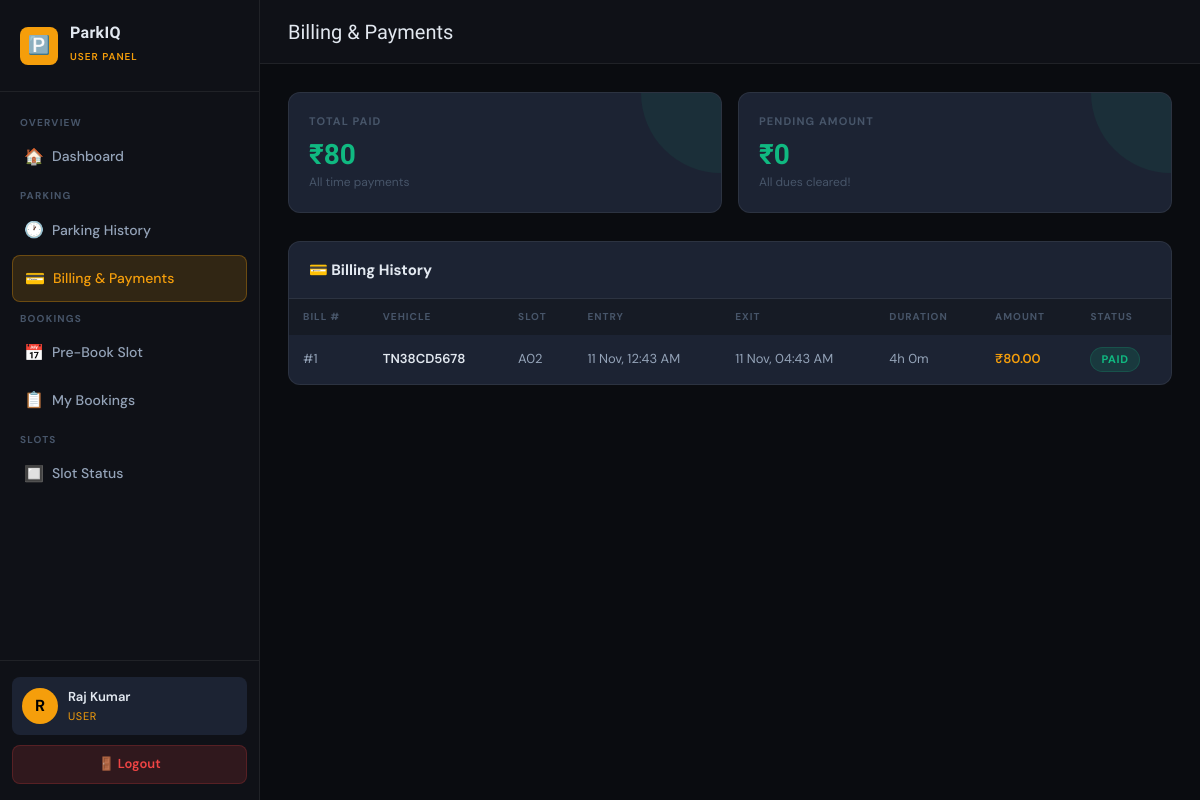
Page /user/billing.php (signed in) on the committed database.
### tables this page shows
CREATE TABLE IF NOT EXISTS billing (
    id INT AUTO_INCREMENT PRIMARY KEY,
    vehicle_id INT NOT NULL,
    user_id INT,
    vehicle_number VARCHAR(20),
    slot_number VARCHAR(10),
    entry_time DATETIME,
    exit_time DATETIME,
    duration_minutes INT DEFAULT 0,
    amount DECIMAL(10,2) DEFAULT 0.00,
    payment_status ENUM('paid','pending') DEFAULT 'pending',
    payment_time DATETIME,
    created_at TIMESTAMP DEFAULT CURRENT_TIMESTAMP,
    updated_at TIMESTAMP DEFAULT CURRENT_TIMESTAMP ON UPDATE CURRENT_TIMESTAMP,
    FOREIGN KEY (vehicle_id) REFERENCES vehicles(id) ON DELETE CASCADE
);

### user/billing.php (the view, shortened to what this page needs)
<?php
require_once '../includes/config.php';
$uid = $_SESSION['user_id'];
$bills = $conn->query("SELECT * FROM billing WHERE user_id=$uid ORDER BY created_at DESC");
$paid_total    = $conn->query("SELECT COALESCE(SUM(amount),0) t FROM billing WHERE user_id=$uid AND payment_status='paid'")->fetch_assoc()['t'];
$pending_total = $conn->query("SELECT COALESCE(SUM(amount),0) t FROM billing WHERE user_id=$uid AND payment_status='pending'")->fetch_assoc()['t'];
?>
<!DOCTYPE html>
<html lang="en">
<head>
<link rel="stylesheet" href="../css/style.css">
</head>
<body>
<div class="dashboard-wrapper">
  <?php include '../includes/user_sidebar.php'; ?>
  <div class="main-content">
    <div class="topbar">
      <div class="flex items-center gap-3">
        <span class="topbar-title">Billing & Payments</span>
      </div>
    </div>
    <div class="page-content">
      <div class="stats-grid fade-in">
        <div class="stat-card green">
          <div class="stat-label">Total Paid</div>
          <div class="stat-value" style="font-size:28px">₹<?= number_format($paid_total,0) ?></div>
          <div class="stat-sub">All time payments</div>
        </div>
        <div class="stat-card <?= $pending_total>0?'amber':'green' ?>">
          <div class="stat-label">Pending Amount</div>
          <div class="stat-value" style="font-size:28px">₹<?= number_format($pending_total,0) ?></div>
          <div class="stat-sub"><?= $pending_total>0?'Please pay at counter':'All dues cleared!' ?></div>
        </div>
      </div>
      <div class="card fade-in">
        <div class="card-header">
          <span class="card-title">💳 Billing History</span>
        </div>
        <div class="table-wrap">
          <table>
            <thead>
              <tr><th>Bill #</th><th>Vehicle</th><th>Slot</th><th>Entry</th><th>Exit</th><th>Duration</th><th>Amount</th><th>Status</th></tr>
            </thead>
            <tbody>
              <?php if ($bills->num_rows === 0): ?>
                <tr><td colspan="8" class="empty-state">No billing records found.</td></tr>
              <?php else: while ($b = $bills->fetch_assoc()):
                $h=floor($b['duration_minutes']/60); $m=$b['duration_minutes']%60;
              ?>
              <tr>
                <td>#<?= $b['id'] ?></td>
                <td><strong><?= htmlspecialchars($b['vehicle_number']) ?></strong></td>
                <td><?= $b['slot_number'] ?></td>
                <td><?= date('d M, h:i A', strtotime($b['entry_time'])) ?></td>
                <td><?= $b['exit_time'] ? date('d M, h:i A', strtotime($b['exit_time'])) : '—' ?></td>
                <td><?= $h>0?"{$h}h {$m}m":"{$m}m" ?></td>
                <td><strong class="text-amber">₹<?= number_format($b['amount'],2) ?></strong></td>
                <td><span class="badge <?= $b['payment_status']==='paid'?'badge-green':'badge-yellow' ?>"><?= $b['payment_status'] ?></span></td>
              </tr>
              <?php endwhile; endif; ?>
            </tbody>
          </table>
        </div>
      </div>
    </div>
  </div>
</div>
</body>
</html>

### css/style.css (style rules this page uses)
:root { --bg-deep: #0a0c10; --bg-base: #0f1117; --bg-surface: #161b25; --bg-card: #1c2333; --bg-hover: #232d42; --amber: #f59e0b; --amber-dim: #d97706; --amber-glow: rgba(245,158,11,0.15); --green: #10b981; --green-dim: rgba(16,185,129,0.15); --red: #ef4444; --red-dim: rgba(239,68,68,0.15); --yellow: #f59e0b; --yellow-dim: rgba(245,158,11,0.15); --blue: #3b82f6; --blue-dim: rgba(59,130,246,0.15); --text-primary: #e2e8f0; --text-secondary: #94a3b8; --text-muted: #475569; --border: rgba(255,255,255,0.07); --border-amber: rgba(245,158,11,0.3); --radius: 10px; --shadow: 0 4px 24px rgba(0,0,0,0.4); --glow: 0 0 30px rgba(245,158,11,0.08); }
*, *::before, *::after { box-sizing: border-box; margin: 0; padding: 0; }
html { scroll-behavior: smooth; }
body { font-family: 'DM Sans', sans-serif; background: var(--bg-deep); color: var(--text-primary); min-height: 100vh; line-height: 1.6; }
.dashboard-wrapper { display: flex; min-height: 100vh; }
.main-content { margin-left: 260px; flex: 1; display: flex; flex-direction: column; min-height: 100vh; }
.topbar { background: var(--bg-base); border-bottom: 1px solid var(--border); padding: 0 28px; height: 64px; display: flex; align-items: center; justify-content: space-between; position: sticky; top: 0; z-index: 50; }
.topbar-title { font-size: 20px; font-family: 'Rajdhani', sans-serif; }
.page-content { padding: 28px; flex: 1; }
.stats-grid { display: grid; grid-template-columns: repeat(auto-fit, minmax(200px, 1fr)); gap: 16px; margin-bottom: 28px; }
.stat-card { background: var(--bg-card); border: 1px solid var(--border); border-radius: 12px; padding: 20px; position: relative; overflow: hidden; transition: transform 0.2s, box-shadow 0.2s; }
.stat-card::before { content: ''; position: absolute; top: 0; right: 0; width: 80px; height: 80px; border-radius: 0 0 0 80px; opacity: 0.08; }
.stat-card.green::before { background: var(--green); }
.stat-label { font-size: 11px; font-weight: 700; letter-spacing: 0.1em; text-transform: uppercase; color: var(--text-muted); margin-bottom: 10px; }
.stat-value { font-family: 'Rajdhani', sans-serif; font-size: 40px; font-weight: 700; line-height: 1; margin-bottom: 4px; }
.stat-card.green .stat-value { color: var(--green); }
.stat-sub { font-size: 12px; color: var(--text-muted); }
.card { background: var(--bg-card); border: 1px solid var(--border); border-radius: 12px; overflow: hidden; margin-bottom: 20px; }
.card-header { padding: 16px 20px; border-bottom: 1px solid var(--border); display: flex; align-items: center; justify-content: space-between; flex-wrap: wrap; gap: 10px; }
.card-title { font-size: 15px; font-weight: 700; display: flex; align-items: center; gap: 8px; }
.table-wrap { overflow-x: auto; }
table { width: 100%; border-collapse: collapse; font-size: 13px; }
thead th { text-align: left; padding: 10px 14px; font-size: 10px; font-weight: 700; letter-spacing: 0.1em; text-transform: uppercase; color: var(--text-muted); background: var(--bg-surface); white-space: nowrap; }
tbody tr { border-bottom: 1px solid var(--border); transition: background 0.15s; }
tbody tr:last-child { border-bottom: none; }
tbody td { padding: 12px 14px; color: var(--text-secondary); vertical-align: middle; }
tbody td strong { color: var(--text-primary); font-weight: 600; }
.badge { display: inline-flex; align-items: center; gap: 5px; padding: 3px 10px; border-radius: 20px; font-size: 11px; font-weight: 700; letter-spacing: 0.06em; text-transform: uppercase; }
.badge-green { background: var(--green-dim); color: var(--green); border: 1px solid rgba(16,185,129,0.2); }
.fade-in { animation: fadeUp 0.4s ease both; }
.flex { display: flex; }
.items-center { align-items: center; }
.gap-3 { gap: 12px; }
.text-amber { color: var(--amber); }

### rows in the picture
billing: id "1", vehicle_number "TN38CD5678", slot_number "A02", entry_time "11 Nov, 12:43 AM", exit_time "11 Nov, 04:43 AM", duration_minutes "4", duration_minutes "0", amount "80.00", payment_status "PAID"

### other values in the picture
$initial "R"
$name "Raj Kumar"
$paid_total "80"
$pending_total "0"
